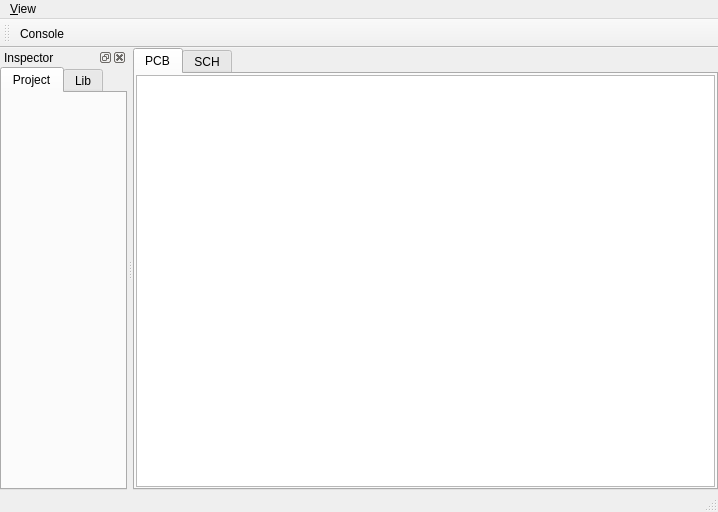
<?xml version="1.0" encoding="UTF-8"?>
<ui version="4.0">
 <class>MainWindow</class>
 <widget class="QMainWindow" name="MainWindow">
  <property name="geometry">
   <rect>
    <x>0</x>
    <y>0</y>
    <width>718</width>
    <height>512</height>
   </rect>
  </property>
  <property name="windowTitle">
   <string>MainWindow</string>
  </property>
  <property name="windowIcon">
   <iconset resource="xeda.qrc">
    <normaloff>:/base/xeda.ico</normaloff>:/base/xeda.ico</iconset>
  </property>
  <widget class="QWidget" name="centralwidget">
   <layout class="QHBoxLayout" name="horizontalLayout">
    <property name="spacing">
     <number>0</number>
    </property>
    <property name="margin">
     <number>0</number>
    </property>
    <item>
     <widget class="QTabWidget" name="tabWidget">
      <property name="currentIndex">
       <number>0</number>
      </property>
      <widget class="QWidget" name="tab_pcb">
       <attribute name="title">
        <string>PCB</string>
       </attribute>
       <layout class="QVBoxLayout" name="verticalLayout">
        <property name="margin">
         <number>1</number>
        </property>
        <item>
         <widget class="XedaGraphicsView" name="gpv_pcb"/>
        </item>
       </layout>
      </widget>
      <widget class="QWidget" name="tab_sch">
       <attribute name="title">
        <string>SCH</string>
       </attribute>
       <layout class="QVBoxLayout" name="verticalLayout_2">
        <property name="margin">
         <number>1</number>
        </property>
        <item>
         <widget class="XedaGraphicsView" name="gpv_sch"/>
        </item>
       </layout>
      </widget>
     </widget>
    </item>
   </layout>
  </widget>
  <widget class="QDockWidget" name="dockWidget_2">
   <property name="allowedAreas">
    <set>Qt::LeftDockWidgetArea|Qt::RightDockWidgetArea</set>
   </property>
   <property name="windowTitle">
    <string>Inspector</string>
   </property>
   <attribute name="dockWidgetArea">
    <number>1</number>
   </attribute>
   <widget class="QWidget" name="dockWidgetContents_2">
    <layout class="QVBoxLayout" name="verticalLayout_4">
     <property name="margin">
      <number>0</number>
     </property>
     <item>
      <widget class="QTabWidget" name="tabWidget_2">
       <property name="sizePolicy">
        <sizepolicy hsizetype="Preferred" vsizetype="Expanding">
         <horstretch>0</horstretch>
         <verstretch>0</verstretch>
        </sizepolicy>
       </property>
       <property name="currentIndex">
        <number>0</number>
       </property>
       <widget class="QWidget" name="tab_3">
        <attribute name="title">
         <string>Project</string>
        </attribute>
       </widget>
       <widget class="QWidget" name="tab_4">
        <attribute name="title">
         <string>Lib</string>
        </attribute>
       </widget>
      </widget>
     </item>
    </layout>
   </widget>
  </widget>
  <widget class="QMenuBar" name="menuBar">
   <property name="geometry">
    <rect>
     <x>0</x>
     <y>0</y>
     <width>718</width>
     <height>21</height>
    </rect>
   </property>
   <widget class="QMenu" name="menu_View">
    <property name="title">
     <string>&amp;View</string>
    </property>
    <widget class="QMenu" name="menu_Tools">
     <property name="title">
      <string>&amp;Tools</string>
     </property>
     <addaction name="action_Console"/>
    </widget>
    <addaction name="menu_Tools"/>
   </widget>
   <addaction name="menu_View"/>
  </widget>
  <widget class="QToolBar" name="tool_views">
   <property name="windowTitle">
    <string>toolBar</string>
   </property>
   <attribute name="toolBarArea">
    <enum>TopToolBarArea</enum>
   </attribute>
   <attribute name="toolBarBreak">
    <bool>false</bool>
   </attribute>
   <addaction name="action_Console"/>
  </widget>
  <widget class="QStatusBar" name="statusBar"/>
  <action name="action_Console">
   <property name="icon">
    <iconset resource="xeda.qrc">
     <normaloff>:/via/via.png</normaloff>:/via/via.png</iconset>
   </property>
   <property name="text">
    <string>&amp;Console</string>
   </property>
   <property name="toolTip">
    <string>Open Console</string>
   </property>
  </action>
 </widget>
 <customwidgets>
  <customwidget>
   <class>XedaGraphicsView</class>
   <extends>QGraphicsView</extends>
   <header>xedagraphicsview</header>
  </customwidget>
 </customwidgets>
 <resources>
  <include location="xeda.qrc"/>
 </resources>
 <connections/>
</ui>
